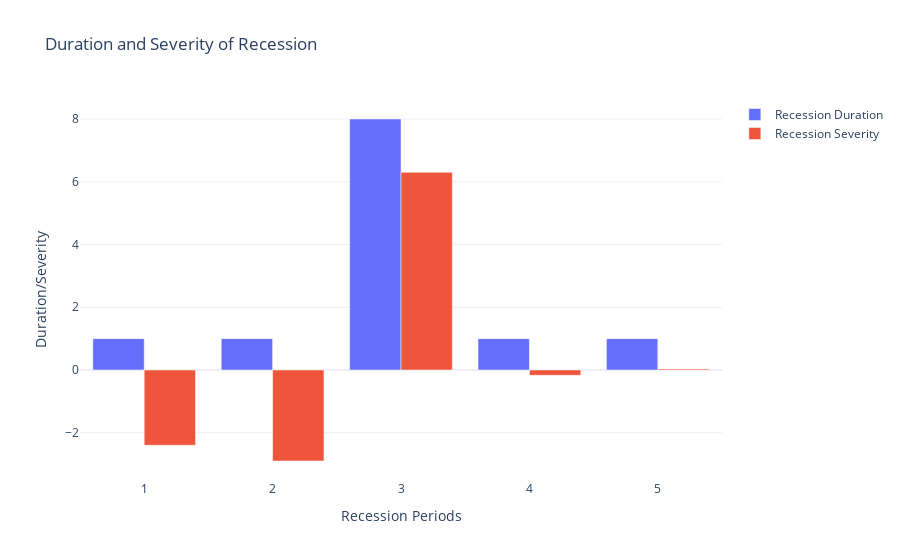

The notebook cell this image was saved under:
### Markdown cell above
# The red line shows the periods of negative GDP growth (considered recessions), and the green line shows the overall trend in GDP growth over time.

### Let us now analyze the severity of the recession. The severity of a recession refers to the extent to which the economy contracts during a recession. A severe recession involves a deeper and more prolonged decline in economic activity, resulting in negative effects on employment, incomes and other economic indicators. Here’s how to analyze the severity of the recession:

### Code cell
quarterly_data['Recession Start'] = quarterly_data['Recession'].ne(quarterly_data['Recession'].shift()).cumsum()
recession_periods = quarterly_data.groupby('Recession Start')
recession_duration = recession_periods.size()
recession_severity = recession_periods['GDP Growth'].sum()

fig = go.Figure()
fig.add_trace(go.Bar(x=recession_duration.index, y=recession_duration,
                     name='Recession Duration'))
fig.add_trace(go.Bar(x=recession_severity.index, y=recession_severity,
                     name='Recession Severity'))

fig.update_layout(title='Duration and Severity of Recession',
                  xaxis_title='Recession Periods',
                  yaxis_title='Duration/Severity')

fig.show()

### Figure 1 — Plotly figure (JSON) as saved in the notebook; plotly's stock layout.template omitted (floating-point values rounded to 4 significant figures)
{"data": [{"name": "Recession Duration", "type": "bar", "x": [1, 2, 3, 4, 5], "y": [1, 1, 8, 1, 1]}, {"name": "Recession Severity", "type": "bar", "x": [1, 2, 3, 4, 5], "y": [-2.4, -2.9, 6.3, -0.1667, 0.03333]}], "layout": {"title": {"text": "Duration and Severity of Recession"}, "xaxis": {"title": {"text": "Recession Periods"}}, "yaxis": {"title": {"text": "Duration/Severity"}}}}
